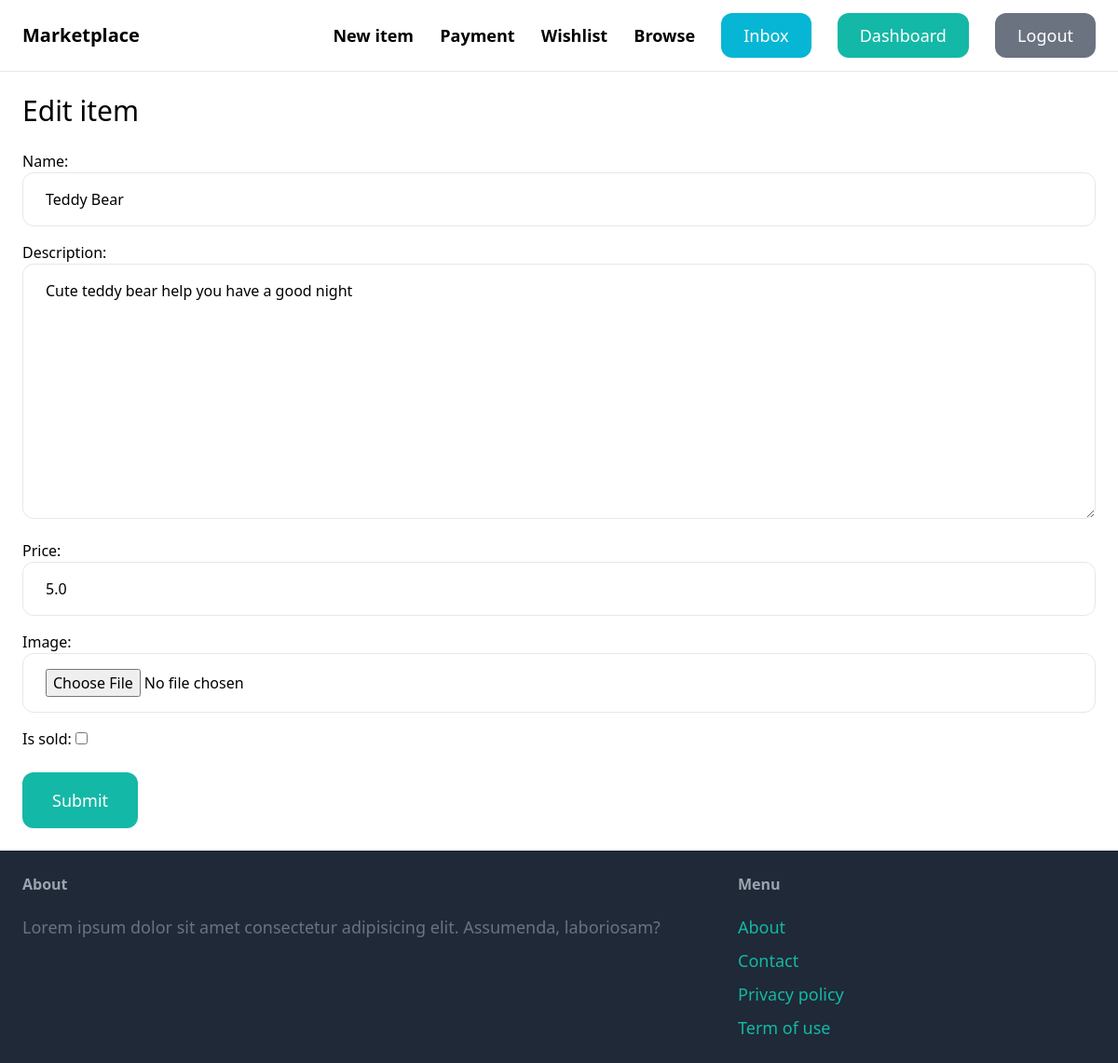
Page /items/11/edit/ (signed in) on the committed database.
### item/models.py (models this page shows, shortened)
class Item(models.Model):
    name = models.CharField(max_length=255)
    category = models.ForeignKey(Category, related_name='items', on_delete=models.CASCADE)
    description = models.TextField(blank=True, null=True)
    price = models.FloatField()
    image = models.ImageField(upload_to='item_images', blank=True, null=True)
    is_sold = models.BooleanField(default=False)
    created_by = models.ForeignKey(User, related_name= 'items', on_delete= models.CASCADE)
    created_at = models.DateTimeField(auto_now_add=True)

### item/views.py (the view)
# urls.py: path('<int:pk>/edit/', views.edit, name='edit'),
@login_required
def edit(request, pk):
    item = get_object_or_404(Item, pk=pk, created_by = request.user)
    if request.method == 'POST':
        form = EditItemForm(request.POST, request.FILES, instance=item)
        if form.is_valid():
            form.save()
            return redirect('item:detail', pk = item.id)
    else:
        form = EditItemForm(instance=item)
    return render(request, 'item/form.html', {
        'form':form,
        'title': 'Edit item'
    })

### item/forms.py
class EditItemForm(forms.ModelForm):
    class Meta:
        model = Item
        fields = ( 'name', 'description', 'price', 'image', 'is_sold')
        widgets = {
            'name' : forms.TextInput(attrs={
                'class': INPUT_CLASSES
            }),
            'description' : forms.Textarea(attrs={
                'class': INPUT_CLASSES
            }),
            'price' : forms.TextInput(attrs={
                'class': INPUT_CLASSES
            }),
            'image' : forms.FileInput(attrs={
                'class': INPUT_CLASSES
            }),
            }

### item/templates/item/form.html (shortened to what this page needs)
{% extends "core/base.html" %}
{% block content %}
<h1 class="mb-6 text-3xl">{{title}}</h1>
<form action="." method="post" enctype="multipart/form-data">
    <div class="space-y-4">
        {{form.as_p}}
    </div>
    <button class="mt-6 py-4 px-8 text-lg bg-teal-500 hover:bg-teal-700 rounded-xl text-white">Submit</button>
</form>
{% endblock content %}

### rows in the picture
Item: name "Teddy Bear", description "Cute teddy bear help you have a good night", price "5.0"

### other values in the picture
{{ title }} "Edit item"
